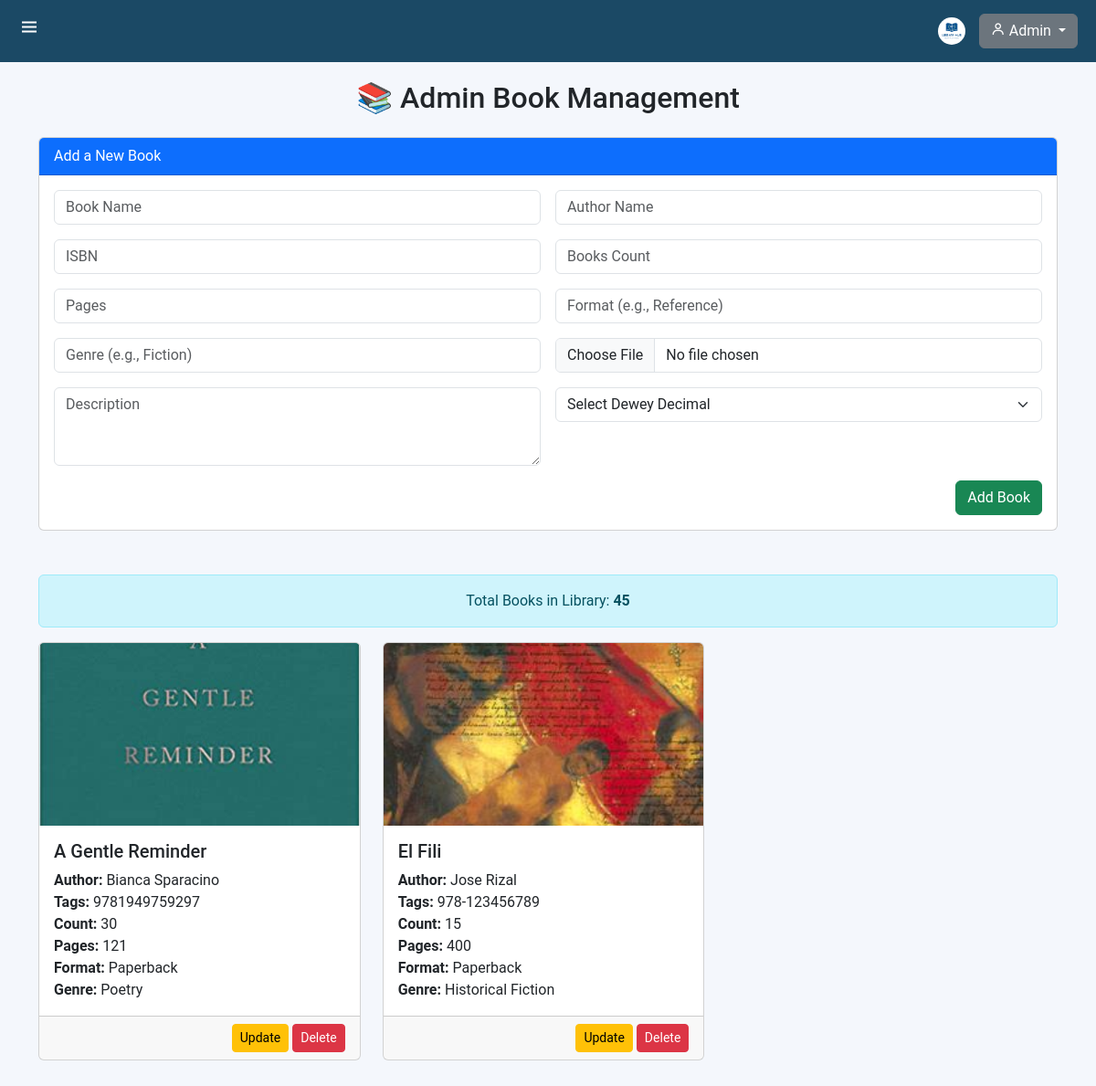
The app's page /admin_books.php (signed in) with its own data.
### tables this page shows
CREATE TABLE `books` (
  `id` int(11) NOT NULL,
  `name` varchar(100) NOT NULL,
  `author` varchar(100) NOT NULL,
  `tags` varchar(13) NOT NULL,
  `image` varchar(100) NOT NULL,
  `books_count` int(100) NOT NULL,
  `pages` int(255) NOT NULL,
  `format` varchar(100) NOT NULL,
  `genre` varchar(255) NOT NULL,
  `description` text DEFAULT NULL,
  `dewey_decimal` varchar(50) DEFAULT NULL
);

### admin_books.php (the view, shortened to what this page needs)
  <?php
  include 'config.php';
  ?>
  <!DOCTYPE html>
  <html lang="en">
  <head>
    <link href="https://cdn.jsdelivr.net/npm/bootstrap@5.3.2/dist/css/bootstrap.min.css" rel="stylesheet">
    <link href='https://unpkg.com/boxicons@2.1.4/css/boxicons.min.css' rel='stylesheet'>
  </head>
  <body style="height: 100vh; overflow-y: auto;">
<?php include 'admin_sidebar.php'; ?>
<?php include 'admin_header.php'; ?>
  <div class="container mt-5" style="padding-top: 40px;">
    <h2 class="text-center mb-4">📚 Admin Book Management</h2>
    <div class="card mb-5">
      <div class="card-header bg-primary text-white">
        Add a New Book
      </div>
      <div class="card-body">
        <form action="" method="POST" enctype="multipart/form-data">
          <div class="row g-3">
            <div class="col-md-6">
              <input type="text" name="name" class="form-control" placeholder="Book Name" required>
            </div>
            <div class="col-md-6">
              <input type="text" name="author" class="form-control" placeholder="Author Name" required>
            </div>
            <div class="col-md-6">
              <input type="text" name="tags" class="form-control" placeholder="ISBN" pattern="\d{13}" required>
            </div>
            <div class="col-md-6">
              <input type="number" name="books_count" class="form-control" placeholder="Books Count" required>
            </div>
            <div class="col-md-6">
              <input type="number" name="pages" class="form-control" placeholder="Pages" required>
            </div>
            <div class="col-md-6">
              <input type="text" name="format" class="form-control" placeholder="Format (e.g., Reference)" required>
            </div>
            <div class="col-md-6">
              <input type="text" name="genre" class="form-control" placeholder="Genre (e.g., Fiction)" required>
            </div>
            <div class="col-md-6">
              <input type="file" name="image" class="form-control" accept="image/*" required>
            </div>
            <div class="col-md-6">
            <textarea name="description" class="form-control" rows="3" placeholder="Description" required></textarea>
            </div>
            <div class="col-md-6">
              <select name="dewey_decimal" class="form-select" required>
                <option value="" disabled selected>Select Dewey Decimal</option>
              </select>
            </div>
          </div>
          <div class="text-end mt-3">
            <button type="submit" name="add_book" class="btn btn-success">Add Book</button>
          </div>
        </form>
      </div>
    </div>
    <?php
    $total_books_query = mysqli_query($conn, "SELECT SUM(books_count) AS total FROM `books`") or die('Query failed');
    $total_books_row = mysqli_fetch_assoc($total_books_query);
    $total_books = $total_books_row['total'] ?? 0;
    ?>
    <div class="alert alert-info text-center">
      Total Books in Library: <strong><?php echo $total_books; ?></strong>
    </div>
  <div class="scrollable-books-section" style="max-height: 600px; overflow-y: auto;">
    <div class="row">
      <?php
      $result = mysqli_query($conn, "SELECT * FROM `books`") or die('Query failed');
      if (mysqli_num_rows($result) > 0):
        while ($book = mysqli_fetch_assoc($result)):
      ?>
      <div class="col-md-4 mb-4">
        <div class="card h-100">
          <img src="uploaded_img/<?php echo $book['image']; ?>" class="card-img-top" alt="Book Cover">
          <div class="card-body">
            <h5 class="card-title"><?php echo $book['name']; ?></h5>
            <p class="card-text">
              <strong>Author:</strong> <?php echo $book['author']; ?><br>
              <strong>Tags:</strong> <?php echo $book['tags']; ?><br>
              <strong>Count:</strong> <?php echo $book['books_count']; ?><br>
              <strong>Pages:</strong> <?php echo $book['pages']; ?><br>
              <strong>Format:</strong> <?php echo $book['format']; ?><br>
              <strong>Genre:</strong> <?php echo $book['genre']; ?>
            </p>
          </div>
          <div class="card-footer text-end">
            <a href="admin_books.php?update=<?php echo $book['id']; ?>" class="btn btn-warning btn-sm">Update</a>
            <a href="admin_books.php?delete=<?php echo $book['id']; ?>" onclick="return confirm('Delete this book?')" class="btn btn-danger btn-sm">Delete</a>
          </div>
        </div>
      </div>
      <?php endwhile; else: ?>
      <div class="col-12">
        <div class="alert alert-warning text-center">No books found in the library.</div>
      </div>
      <?php endif; ?>
    </div>
  </div>
  </div>
  </body>
  </html>

### admin_sidebar.php (shortened to what this page needs)
<!DOCTYPE html>
<html lang="en">
<head>
  <link href="https://cdn.jsdelivr.net/npm/bootstrap@5.3.2/dist/css/bootstrap.min.css" rel="stylesheet">
  <link href="https://cdn.jsdelivr.net/npm/bootstrap-icons/font/bootstrap-icons.css" rel="stylesheet">
</head>
<body>
<div id="toggle-btn" class='bx bx-menu'></div>
</body>
</html>

### admin_header.php (shortened to what this page needs)
<!DOCTYPE html>
<html lang="en">
<head>
  <link href="https://cdn.jsdelivr.net/npm/bootstrap@5.3.2/dist/css/bootstrap.min.css" rel="stylesheet">
  <link href="https://unpkg.com/boxicons@2.1.4/css/boxicons.min.css" rel="stylesheet">
</head>
<body>
<div class="header">
  <img src="images/logo.png" alt="Library Logo" class="logo">
  <div class="dropdown">
    <button class="btn btn-secondary dropdown-toggle" type="button" id="userDropdown" data-bs-toggle="dropdown" aria-expanded="false">
      <i class="bx bx-user"></i> Admin
    </button>
  </div>
</div>
</body>
</html>

### admin_books.php (style rules this page uses)
html, body { height: 100%; overflow-y: auto; }
.card img { max-height: 200px; object-fit: cover; }
.scrollable-books-section { max-height: 600px; overflow-y: auto; padding-right: 10px; scrollbar-width: thin; }

### admin_sidebar.php (style rules this page uses)
body { margin: 0; font-family: 'Roboto', sans-serif; background-color: #f4f7fc; height: 100vh; overflow: hidden; }
#toggle-btn { position: absolute; top: 18px; left: 20px; font-size: 24px; cursor: pointer; color: white; z-index: 1001; }

### admin_header.php (style rules this page uses)
body { margin: 0; font-family: 'Roboto', sans-serif; background-color: #f4f7fc; }
.header { background-color: #1B4965; color: #fff; padding: 15px 20px; display: flex; justify-content: flex-end; align-items: center; position: fixed; width: 100%; top: 0; z-index: 1000; }
.header .logo { width: 30px; height: auto; margin-right: 15px; border-radius: 35px; }

### records on screen
books: image (picture), name "A Gentle Reminder", author "Bianca Sparacino", tags "9781949759297", books_count "30", pages "121", format "Paperback", genre "Poetry"
books: image (picture), name "El Fili", author "Jose Rizal", tags "978-123456789", books_count "15", pages "400", format "Paperback", genre "Historical Fiction"

### other values on screen
$total_books "45"
